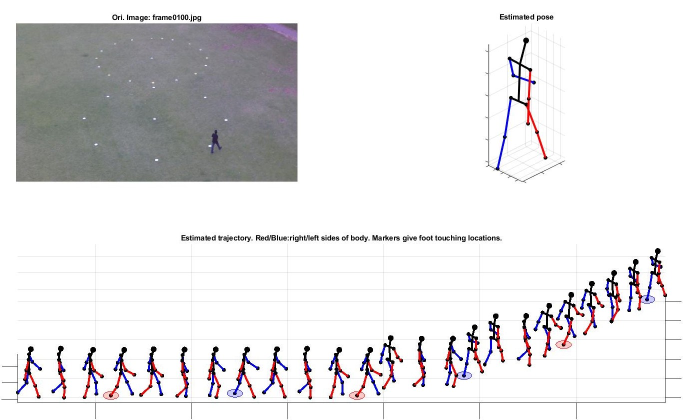
%> input picture traj_plot.jpg, 1366 x 839 px, given in place of frame0001.jpg, which was not available (shown at 1/2 size)
$ octave start.m   (GNU Octave 9; MATLAB toolbox functions it lacks are replaced by stand-ins)
%> lines starting %> are read from the running program, lines starting %| are printed output that depends on the picture; in (x1, y1, x2, y2) boxes, pixels count from 0 and x2, y2 are one past the last pixel; in counts of white or black regions, pixels touching at a corner belong together; the program's own positions count from 1; pictures that were not available may be replaced by others from this repository, and a replacement may not be noted
### segment.m
% -------------------------------------------------------------------------
% % Copyright (C) 2018 Asanka G. Perera, University of South Australia.
%
% This program is free software: you can redistribute it and/or modify
% it under the terms of the GNU General Public License as published by
% the Free Software Foundation, either version 3 of the License, or
% any later version.
%
% -------------------------------------------------------------------------
% If you use this code please cite the following paper:
%
% Asanka G. Perera, Yee Wei Law, Ali Al-Naji, Javaan Chahl, (2018)
% "Human motion analysis from UAV video", International Journal of
% Intelligent Unmanned Systems, Vol. 6 Issue: 2, pp.69-92,
% https://doi.org/10.1108/IJIUS-10-2017-0012
%
% email: asanka.perera@mymail.unisa.edu.au
% code URL: https://github.com/asankagp/Human-Motion-Analysis-from-UAV-Video
% -------------------------------------------------------------------------

function [im4] = segment(imOri)
%#codegen
a = 20; % Add an extra margin

img=im2bw(imOri,95/255); % Thresholding
img=~img; % Inverse the binary colors

rp = regionprops(img, 'BoundingBox', 'Area');
area = [rp.Area].';
[~,ind] = max(area); % Max area
bbx = rp(ind).BoundingBox;

% Crop with extra margin
xmin = bbx(1)-a;
ymin = bbx(2)-a;
width = bbx(3)+(2*a);
height = bbx(4)+(2*a);
img = imcrop(img, [xmin ymin width height]);

F_gau=fspecial('gaussian',3,2); %3x3 Gaussian filter s=2
im=imfilter(img,F_gau,'replicate');

im = bwareaopen(im,10); % Remove objects containing fewer than x pixels
rp = regionprops(im, 'BoundingBox', 'Area');
area = [rp.Area].';

% Select the max area
if size(area,1)==1
%     [~,ind1] = max(area);%max area
    bb1 = rp(1).BoundingBox;
    im3 = imcrop(im,bb1);

% Select the max and second max areas
else
    [~,ind1] = max(area); % Max area
    area(ind1) = NaN;
    [~,ind2] = max(area); % Second max area
    bb1 = rp(ind1).BoundingBox; % ax bbox
    bb2 = rp(ind2).BoundingBox; % Second max bbox

    bb1=floor(bb1);
    bb2=floor(bb2);
    if bb1(1)==0
        bb1(1)=1;
    end
    if bb1(2)==0
        bb1(2)=1;
    end
    if bb2(1)==0
        bb2(1)=1;
    end
    if bb2(2)==0
        bb2(2)=1;
    end

    im1=im;
% Make the bb1 and bb2 areas zeros
    im1(bb1(2):bb1(2)+bb1(4),bb1(1):bb1(1)+bb1(3))=0;
    im1(bb2(2):bb2(2)+bb2(4), bb2(1):bb2(1)+bb2(3))=0;
    im2=im-im1; % Select only the max two areas
% Crop the ROI
    [xx,yy]=find(im2==1);
    max_x=max(xx); min_x=min(xx); max_y=max(yy); min_y=min(yy);
    im3=im2(min_x:max_x, min_y:max_y);
end

% Scale down to match the human height of training images and clean the
% edges
im4 = imresize(im3,[114 NaN]);
[r, c] = size(im4);

if(c>96)
    im4 = imresize(im4,[NaN 96]);
    im4 = padarray(im4,[floor((160-r)/2) 0],'both');
else
% Fill with extra zeros- [height width] -both directions
    im4 = padarray(im4,[23 floor((96-c)/2)],'both');
end

im4 = im2uint8(im4); % Logical to uint8, to match with training images
im4 = imresize(im4,[160 96]);
% Clear any white pixels that surround the image border
im4 = imclearborder(im4);
end

### extractFeatures.m
% -------------------------------------------------------------------------
% % Copyright (C) 2018 Asanka G. Perera, University of South Australia.
%
% This program is free software: you can redistribute it and/or modify
% it under the terms of the GNU General Public License as published by
% the Free Software Foundation, either version 3 of the License, or
% any later version.
%
% -------------------------------------------------------------------------
% If you use this code please cite the following paper:
%
% Asanka G. Perera, Yee Wei Law, Ali Al-Naji, Javaan Chahl, (2018)
% "Human motion analysis from UAV video", International Journal of
% Intelligent Unmanned Systems, Vol. 6 Issue: 2, pp.69-92,
% https://doi.org/10.1108/IJIUS-10-2017-0012
%
% email: asanka.perera@mymail.unisa.edu.au
% code URL: https://github.com/asankagp/Human-Motion-Analysis-from-UAV-Video
% -------------------------------------------------------------------------

function [features] = extractFeatures(img)
%#codegen
features = extractHOGFeatures(img,'CellSize',[4,4]); %[1x32292]

end

### start.m
% -------------------------------------------------------------------------
% % Copyright (C) 2018 Asanka G. Perera, University of South Australia.
%
% This program is free software: you can redistribute it and/or modify
% it under the terms of the GNU General Public License as published by
% the Free Software Foundation, either version 3 of the License, or
% any later version.
%
% -------------------------------------------------------------------------
% If you use this code please cite the following paper:
%
% Asanka G. Perera, Yee Wei Law, Ali Al-Naji, Javaan Chahl, (2018)
% "Human motion analysis from UAV video", International Journal of
% Intelligent Unmanned Systems, Vol. 6 Issue: 2, pp.69-92,
% https://doi.org/10.1108/IJIUS-10-2017-0012
%
% email: asanka.perera@mymail.unisa.edu.au
% code URL: https://github.com/asankagp/Human-Motion-Analysis-from-UAV-Video
% -------------------------------------------------------------------------


clear all, close all

addpath('images')

features = single(zeros(1,32292)); % Feature vector for a 96x160 image
classifier_name= char();
predictedLabels = char();

label='37'; % Initialized label

for x = 1 : 100

    imFile=sprintf('%s%04d.jpg', 'frame',x);
    img=imread(imFile);
%> img is the input picture: size 839x1366x3 uint8; mean R, G, B 227.3, 226.1, 227.4

    img=imcrop(img, [100 50 950 660]); % This is a customized step to remove a noisy area in scenario 2
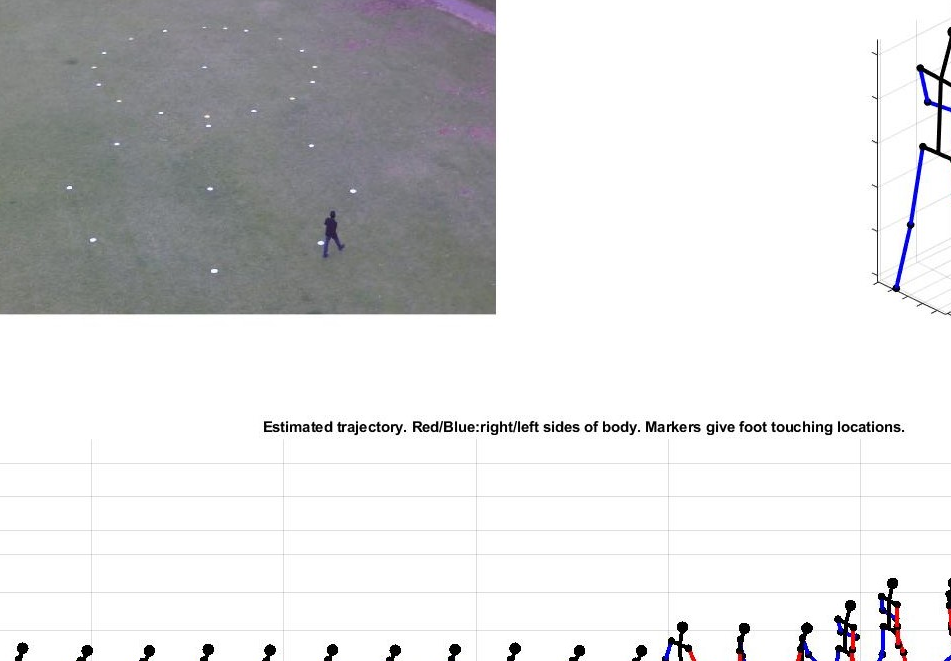
%> img: size 661x951x3 uint8; mean R, G, B 218.5, 218.5, 219.5

    img = segment(img);
%> in segment, `img=im2bw(imOri,95/255);`:
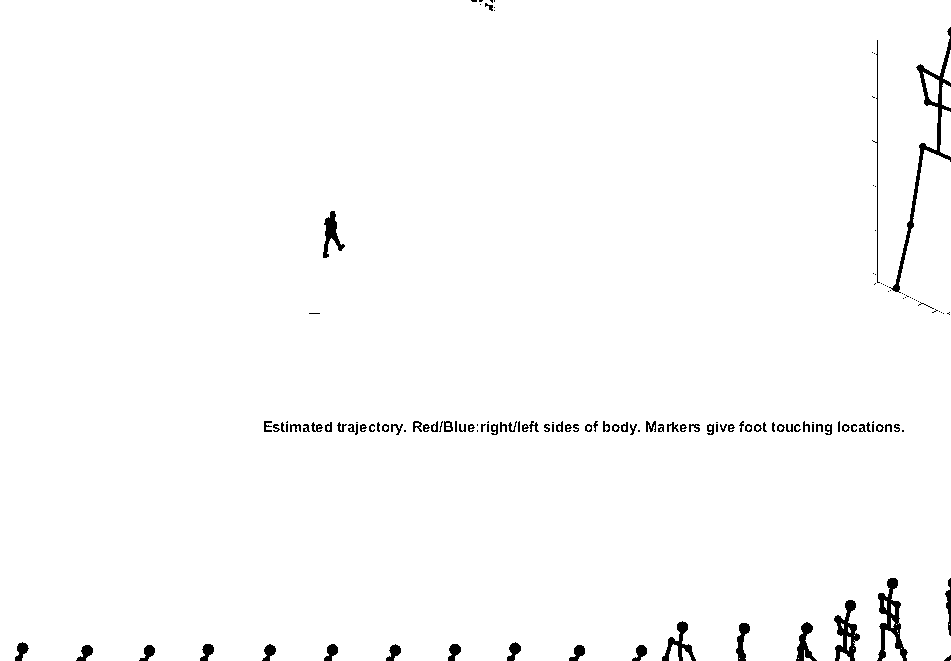
%> img: size 661x951 logical; 98.5% white; 146 black regions (58 under 20 px), largest, box (x1, y1, x2, y2) and area: (889, 27, 951, 293) 1498, (877, 578, 908, 661) 979, (834, 600, 860, 661) 737
%> in segment, `img=~img;`: img: size 661x951 logical; 1.5% white; 146 white regions (58 under 20 px)
%> in segment, `rp = regionprops(img, 'BoundingBox', 'Area');`: rp = 146 regions; largest, box (x1, y1, x2, y2) and Area: (889, 27, 951, 293) 1498, (877, 578, 908, 661) 979, (834, 600, 860, 661) 737, (662, 621, 696, 661) 457, (323, 211, 345, 258) 420
%> in segment, `area = [rp.Area].';`: area = 146 values, max 1498 at index 125, min 1 at index 42, mean 64.88
%> in segment, `[~,ind] = max(area);`: ind = 125
%> in segment, `bbx = rp(ind).BoundingBox;`: bbx = [889.5 27.5 62 266]
%> in segment, `xmin = bbx(1)-a;`: xmin = 869.5
%> in segment, `ymin = bbx(2)-a;`: ymin = 7.5
%> in segment, `width = bbx(3)+(2*a);`: width = 102
%> in segment, `height = bbx(4)+(2*a);`: height = 306
%> in segment, `img = imcrop(img, [xmin ymin width height]);`:
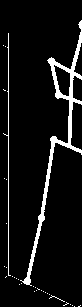
%> img: size 307x82 logical; 7.2% white; 33 white regions (31 under 20 px), largest, box (x1, y1, x2, y2) and area: (20, 20, 82, 286) 1498, (3, 33, 11, 276) 252
%> in segment, `im=imfilter(img,F_gau,'replicate');`:
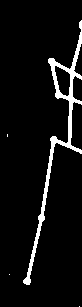
%> im: size 307x82 logical; 6% white; 4 white regions (3 under 20 px), largest, box (x1, y1, x2, y2) and area: (23, 20, 82, 285) 1504
%> in segment, `im = bwareaopen(im,10);`: im: size 307x82 logical; 6% white; 1 white region
%> in segment, `rp = regionprops(im, 'BoundingBox', 'Area');`: rp = 1 region; box (x1, y1, x2, y2) and Area: (23, 20, 82, 285) 1504
%> in segment, `area = [rp.Area].';`: area = 1504
%> in segment, `bb1 = rp(1).BoundingBox;`: bb1 = [23.5 20.5 59 265]
%> in segment, `im3 = imcrop(im,bb1);`:
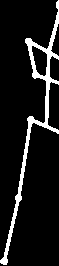
%> im3: size 266x59 logical; 9.6% white; 1 white region, box (x1, y1, x2, y2) and area: (0, 0, 59, 265) 1504
%> in segment, `im4 = imresize(im3,[114 NaN]);`:
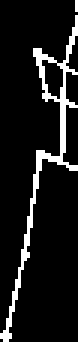
%> im4: size 114x26 logical (shown 3 times larger); 9.7% white in thin lines or dots
%> in segment, `im4 = padarray(im4,[23 floor((96-c)/2)],'both');`:
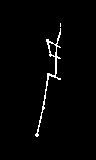
%> im4: size 160x96 logical; 1.9% white in thin lines or dots, all inside (x1, y1, x2, y2) = (35, 23, 61, 137)
%> the run ends on the next line

    features = extractFeatures(img);
